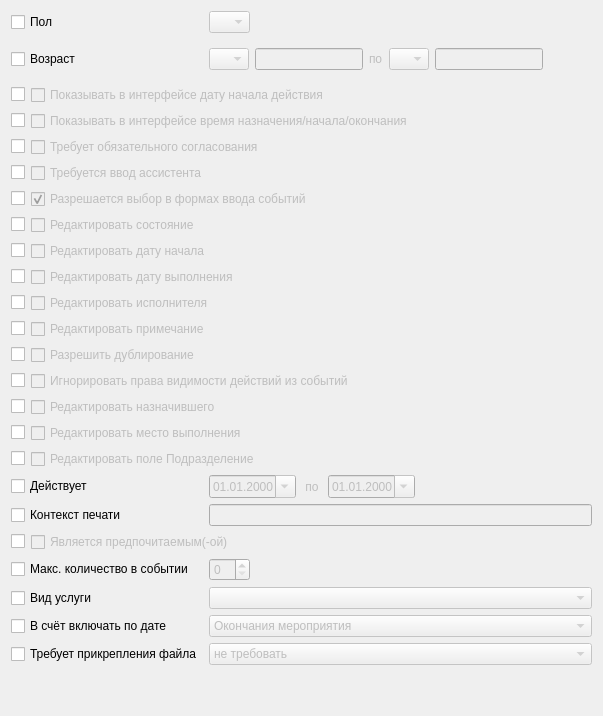
     <widget class="QWidget" name="tab">
      <attribute name="title">
       <string>Основная информация</string>
      </attribute>
      <layout class="QGridLayout" name="gridLayout_2">
       <item row="20" column="1" colspan="4">
        <widget class="QLineEdit" name="edtContext">
         <property name="enabled">
          <bool>false</bool>
         </property>
         <property name="maxLength">
          <number>64</number>
         </property>
        </widget>
       </item>
       <item row="4" column="0" colspan="5">
        <layout class="QHBoxLayout" name="horizontalLayout_8">
         <item>
          <widget class="QCheckBox" name="chkChkShowTime">
           <property name="sizePolicy">
            <sizepolicy hsizetype="Maximum" vsizetype="Fixed">
             <horstretch>0</horstretch>
             <verstretch>0</verstretch>
            </sizepolicy>
           </property>
           <property name="text">
            <string/>
           </property>
          </widget>
         </item>
         <item>
          <widget class="QCheckBox" name="chkShowTime">
           <property name="enabled">
            <bool>false</bool>
           </property>
           <property name="text">
            <string>Показывать в интерфейсе время назначения/начала/окончания</string>
           </property>
          </widget>
         </item>
        </layout>
       </item>
       <item row="2" column="1" colspan="4">
        <widget class="QFrame" name="horizontalFrame">
         <property name="enabled">
          <bool>false</bool>
         </property>
         <layout class="QHBoxLayout" name="horizontalLayout_4">
          <property name="leftMargin">
           <number>0</number>
          </property>
          <item>
           <widget class="QComboBox" name="cmbBegAgeUnit">
            <property name="sizePolicy">
             <sizepolicy hsizetype="Maximum" vsizetype="Fixed">
              <horstretch>0</horstretch>
              <verstretch>0</verstretch>
             </sizepolicy>
            </property>
            <item>
             <property name="text">
              <string/>
             </property>
            </item>
            <item>
             <property name="text">
              <string>Д</string>
             </property>
            </item>
            <item>
             <property name="text">
              <string>Н</string>
             </property>
            </item>
            <item>
             <property name="text">
              <string>М</string>
             </property>
            </item>
            <item>
             <property name="text">
              <string>Г</string>
             </property>
            </item>
           </widget>
          </item>
          <item>
           <widget class="QLineEdit" name="edtBegAgeCount">
            <property name="sizePolicy">
             <sizepolicy hsizetype="Maximum" vsizetype="Fixed">
              <horstretch>0</horstretch>
              <verstretch>0</verstretch>
             </sizepolicy>
            </property>
            <property name="inputMask">
             <string>000; </string>
            </property>
            <property name="maxLength">
             <number>3</number>
            </property>
           </widget>
          </item>
          <item>
           <widget class="QLabel" name="lblAgeSep">
            <property name="text">
             <string>по</string>
            </property>
           </widget>
          </item>
          <item>
           <widget class="QComboBox" name="cmbEndAgeUnit">
            <property name="sizePolicy">
             <sizepolicy hsizetype="Maximum" vsizetype="Fixed">
              <horstretch>0</horstretch>
              <verstretch>0</verstretch>
             </sizepolicy>
            </property>
            <item>
             <property name="text">
              <string/>
             </property>
            </item>
            <item>
             <property name="text">
              <string>Д</string>
             </property>
            </item>
            <item>
             <property name="text">
              <string>Н</string>
             </property>
            </item>
            <item>
             <property name="text">
              <string>М</string>
             </property>
            </item>
            <item>
             <property name="text">
              <string>Г</string>
             </property>
            </item>
           </widget>
          </item>
          <item>
           <widget class="QLineEdit" name="edtEndAgeCount">
            <property name="sizePolicy">
             <sizepolicy hsizetype="Maximum" vsizetype="Fixed">
              <horstretch>0</horstretch>
              <verstretch>0</verstretch>
             </sizepolicy>
            </property>
            <property name="inputMask">
             <string>000; </string>
            </property>
            <property name="maxLength">
             <number>3</number>
            </property>
           </widget>
          </item>
          <item>
           <spacer name="horizontalSpacer_4">
            <property name="orientation">
             <enum>Qt::Horizontal</enum>
            </property>
            <property name="sizeType">
             <enum>QSizePolicy::Expanding</enum>
            </property>
            <property name="sizeHint" stdset="0">
             <size>
              <width>40</width>
              <height>20</height>
             </size>
            </property>
           </spacer>
          </item>
         </layout>
        </widget>
       </item>
       <item row="25" column="0">
        <widget class="QCheckBox" name="chkNeedAttachFile">
         <property name="text">
          <string>Требует прикрепления файла</string>
         </property>
        </widget>
       </item>
       <item row="7" column="0" colspan="5">
        <layout class="QHBoxLayout" name="horizontalLayout_11">
         <item>
          <widget class="QCheckBox" name="chkChkShowInForm">
           <property name="sizePolicy">
            <sizepolicy hsizetype="Maximum" vsizetype="Fixed">
             <horstretch>0</horstretch>
             <verstretch>0</verstretch>
            </sizepolicy>
           </property>
           <property name="text">
            <string/>
           </property>
          </widget>
         </item>
         <item>
          <widget class="QCheckBox" name="chkShowInForm">
           <property name="enabled">
            <bool>false</bool>
           </property>
           <property name="text">
            <string>Разрешается выбор в формах ввода событий</string>
           </property>
           <property name="checkable">
            <bool>true</bool>
           </property>
           <property name="checked">
            <bool>true</bool>
           </property>
          </widget>
         </item>
        </layout>
       </item>
       <item row="22" column="1" colspan="3">
        <widget class="QSpinBox" name="edtMaxOccursInEvent">
         <property name="enabled">
          <bool>false</bool>
         </property>
         <property name="sizePolicy">
          <sizepolicy hsizetype="Maximum" vsizetype="Fixed">
           <horstretch>0</horstretch>
           <verstretch>0</verstretch>
          </sizepolicy>
         </property>
         <property name="toolTip">
          <string>0 - нет ограничения</string>
         </property>
         <property name="alignment">
          <set>Qt::AlignLeading|Qt::AlignLeft|Qt::AlignVCenter</set>
         </property>
        </widget>
       </item>
       <item row="2" column="0">
        <widget class="QCheckBox" name="chkAge">
         <property name="text">
          <string>Возраст</string>
         </property>
        </widget>
       </item>
       <item row="19" column="1" colspan="4">
        <layout class="QHBoxLayout" name="horizontalLayout_7">
         <item>
          <widget class="CDateEdit" name="edtBegDate">
           <property name="enabled">
            <bool>false</bool>
           </property>
           <property name="displayFormat">
            <string>dd.MM.yyyy</string>
           </property>
           <property name="calendarPopup">
            <bool>true</bool>
           </property>
          </widget>
         </item>
         <item>
          <widget class="QLabel" name="lblActionTypeValidTo">
           <property name="enabled">
            <bool>false</bool>
           </property>
           <property name="text">
            <string> по </string>
           </property>
          </widget>
         </item>
         <item>
          <widget class="CDateEdit" name="endEndDate">
           <property name="enabled">
            <bool>false</bool>
           </property>
           <property name="displayFormat">
            <string>dd.MM.yyyy</string>
           </property>
           <property name="calendarPopup">
            <bool>true</bool>
           </property>
          </widget>
         </item>
         <item>
          <spacer name="horizontalSpacer">
           <property name="orientation">
            <enum>Qt::Horizontal</enum>
           </property>
           <property name="sizeHint" stdset="0">
            <size>
             <width>40</width>
             <height>20</height>
            </size>
           </property>
          </spacer>
         </item>
        </layout>
       </item>
       <item row="0" column="0">
        <widget class="QCheckBox" name="chkSex">
         <property name="text">
          <string>Пол</string>
         </property>
        </widget>
       </item>
       <item row="24" column="0">
        <widget class="QCheckBox" name="chkExposeDateSelector">
         <property name="text">
          <string>В счёт включать по дате</string>
         </property>
        </widget>
       </item>
       <item row="20" column="0">
        <widget class="QCheckBox" name="chkContext">
         <property name="text">
          <string>Контекст печати</string>
         </property>
        </widget>
       </item>
       <item row="24" column="1" colspan="4">
        <widget class="QComboBox" name="cmbExposeDateSelector">
         <property name="enabled">
          <bool>false</bool>
         </property>
         <item>
          <property name="text">
           <string>Окончания мероприятия</string>
          </property>
         </item>
         <item>
          <property name="text">
           <string>Начала мероприятия</string>
          </property>
         </item>
         <item>
          <property name="text">
           <string>Назначения мероприятия</string>
          </property>
         </item>
         <item>
          <property name="text">
           <string>Взятитя биоматериала</string>
          </property>
         </item>
         <item>
          <property name="text">
           <string/>
          </property>
         </item>
        </widget>
       </item>
       <item row="19" column="0">
        <widget class="QCheckBox" name="chkActionTypeValidFrom">
         <property name="text">
          <string>Действует</string>
         </property>
        </widget>
       </item>
       <item row="3" column="0" colspan="5">
        <layout class="QHBoxLayout" name="horizontalLayout_13">
         <item>
          <widget class="QCheckBox" name="chkChkShowBegDate">
           <property name="sizePolicy">
            <sizepolicy hsizetype="Maximum" vsizetype="Fixed">
             <horstretch>0</horstretch>
             <verstretch>0</verstretch>
            </sizepolicy>
           </property>
           <property name="text">
            <string/>
           </property>
          </widget>
         </item>
         <item>
          <widget class="QCheckBox" name="chkShowBegDate">
           <property name="enabled">
            <bool>false</bool>
           </property>
           <property name="text">
            <string>Показывать в интерфейсе дату начала действия</string>
           </property>
          </widget>
         </item>
        </layout>
       </item>
       <item row="0" column="1" colspan="2">
        <widget class="QComboBox" name="cmbSex">
         <property name="enabled">
          <bool>false</bool>
         </property>
         <property name="sizePolicy">
          <sizepolicy hsizetype="Maximum" vsizetype="Fixed">
           <horstretch>0</horstretch>
           <verstretch>0</verstretch>
          </sizepolicy>
         </property>
         <item>
          <property name="text">
           <string/>
          </property>
         </item>
         <item>
          <property name="text">
           <string>М</string>
          </property>
         </item>
         <item>
          <property name="text">
           <string>Ж</string>
          </property>
         </item>
        </widget>
       </item>
       <item row="8" column="0" colspan="5">
        <layout class="QHBoxLayout" name="statusLayout">
         <item>
          <widget class="QCheckBox" name="chkChkEditStatus">
           <property name="sizePolicy">
            <sizepolicy hsizetype="Maximum" vsizetype="Fixed">
             <horstretch>0</horstretch>
             <verstretch>0</verstretch>
            </sizepolicy>
           </property>
           <property name="text">
            <string/>
           </property>
          </widget>
         </item>
         <item>
          <widget class="QCheckBox" name="chkEditStatus">
           <property name="enabled">
            <bool>false</bool>
           </property>
           <property name="text">
            <string>Редактировать состояние</string>
           </property>
          </widget>
         </item>
        </layout>
       </item>
       <item row="21" column="0" colspan="5">
        <layout class="QHBoxLayout" name="horizontalLayout_12">
         <item>
          <widget class="QCheckBox" name="chkPreferable">
           <property name="sizePolicy">
            <sizepolicy hsizetype="Maximum" vsizetype="Fixed">
             <horstretch>0</horstretch>
             <verstretch>0</verstretch>
            </sizepolicy>
           </property>
           <property name="text">
            <string/>
           </property>
          </widget>
         </item>
         <item>
          <widget class="QCheckBox" name="chkIsPreferable">
           <property name="enabled">
            <bool>false</bool>
           </property>
           <property name="text">
            <string>Является предпочитаемым(-ой)</string>
           </property>
          </widget>
         </item>
        </layout>
       </item>
       <item row="23" column="1" colspan="4">
        <widget class="CActionServiceTypeComboBox" name="cmbServiceType">
         <property name="enabled">
          <bool>false</bool>
         </property>
        </widget>
       </item>
       <item row="23" column="0">
        <widget class="QCheckBox" name="chkServiceType">
         <property name="text">
          <string>Вид услуги</string>
         </property>
        </widget>
       </item>
       <item row="6" column="0" colspan="5">
        <layout class="QHBoxLayout" name="horizontalLayout_10">
         <item>
          <widget class="QCheckBox" name="chkAssistant">
           <property name="sizePolicy">
            <sizepolicy hsizetype="Maximum" vsizetype="Fixed">
             <horstretch>0</horstretch>
             <verstretch>0</verstretch>
            </sizepolicy>
           </property>
           <property name="text">
            <string/>
           </property>
          </widget>
         </item>
         <item>
          <widget class="QCheckBox" name="chkHasAssistant">
           <property name="enabled">
            <bool>false</bool>
           </property>
           <property name="text">
            <string>Требуется ввод ассистента</string>
           </property>
          </widget>
         </item>
        </layout>
       </item>
       <item row="5" column="0" colspan="5">
        <layout class="QHBoxLayout" name="horizontalLayout_9">
         <item>
          <widget class="QCheckBox" name="chkChkRequiredCoordination">
           <property name="sizePolicy">
            <sizepolicy hsizetype="Maximum" vsizetype="Fixed">
             <horstretch>0</horstretch>
             <verstretch>0</verstretch>
            </sizepolicy>
           </property>
           <property name="text">
            <string/>
           </property>
          </widget>
         </item>
         <item>
          <widget class="QCheckBox" name="chkRequiredCoordination">
           <property name="enabled">
            <bool>false</bool>
           </property>
           <property name="text">
            <string>Требует обязательного согласования</string>
           </property>
          </widget>
         </item>
        </layout>
       </item>
       <item row="22" column="0">
        <widget class="QCheckBox" name="chkMaxOccursInEvent">
         <property name="text">
          <string>Макс. количество в событии</string>
         </property>
        </widget>
       </item>
       <item row="11" column="0" colspan="5">
        <layout class="QHBoxLayout" name="execPersLayout">
         <item>
          <widget class="QCheckBox" name="chkChkEditExecPers">
           <property name="sizePolicy">
            <sizepolicy hsizetype="Maximum" vsizetype="Fixed">
             <horstretch>0</horstretch>
             <verstretch>0</verstretch>
            </sizepolicy>
           </property>
           <property name="text">
            <string/>
           </property>
          </widget>
         </item>
         <item>
          <widget class="QCheckBox" name="chkEditExecPers">
           <property name="enabled">
            <bool>false</bool>
           </property>
           <property name="text">
            <string>Редактировать исполнителя</string>
           </property>
          </widget>
         </item>
        </layout>
       </item>
       <item row="13" column="0" colspan="5">
        <layout class="QHBoxLayout" name="duplicationLayout">
         <item>
          <widget class="QCheckBox" name="chkChkDuplication">
           <property name="sizePolicy">
            <sizepolicy hsizetype="Maximum" vsizetype="Fixed">
             <horstretch>0</horstretch>
             <verstretch>0</verstretch>
            </sizepolicy>
           </property>
           <property name="text">
            <string/>
           </property>
          </widget>
         </item>
         <item>
          <widget class="QCheckBox" name="chkDuplication">
           <property name="enabled">
            <bool>false</bool>
           </property>
           <property name="text">
            <string>Разрешить дублирование</string>
           </property>
          </widget>
         </item>
        </layout>
       </item>
       <item row="9" column="0" colspan="5">
        <layout class="QHBoxLayout" name="begDateLayout">
         <item>
          <widget class="QCheckBox" name="chkChkEditBegDate">
           <property name="sizePolicy">
            <sizepolicy hsizetype="Maximum" vsizetype="Fixed">
             <horstretch>0</horstretch>
             <verstretch>0</verstretch>
            </sizepolicy>
           </property>
           <property name="text">
            <string/>
           </property>
          </widget>
         </item>
         <item>
          <widget class="QCheckBox" name="chkEditBegDate">
           <property name="enabled">
            <bool>false</bool>
           </property>
           <property name="text">
            <string>Редактировать дату начала</string>
           </property>
          </widget>
         </item>
        </layout>
       </item>
       <item row="10" column="0" colspan="5">
        <layout class="QHBoxLayout" name="endDateLayout">
         <item>
          <widget class="QCheckBox" name="chkChkEditEndDate">
           <property name="sizePolicy">
            <sizepolicy hsizetype="Maximum" vsizetype="Fixed">
             <horstretch>0</horstretch>
             <verstretch>0</verstretch>
            </sizepolicy>
           </property>
           <property name="text">
            <string/>
           </property>
          </widget>
         </item>
         <item>
          <widget class="QCheckBox" name="chkEditEndDate">
           <property name="enabled">
            <bool>false</bool>
           </property>
           <property name="text">
            <string>Редактировать дату выполнения</string>
           </property>
          </widget>
         </item>
        </layout>
       </item>
       <item row="12" column="0" colspan="5">
        <layout class="QHBoxLayout" name="noteLayout">
         <item>
          <widget class="QCheckBox" name="chkChkEditNote">
           <property name="sizePolicy">
            <sizepolicy hsizetype="Maximum" vsizetype="Fixed">
             <horstretch>0</horstretch>
             <verstretch>0</verstretch>
            </sizepolicy>
           </property>
           <property name="text">
            <string/>
           </property>
          </widget>
         </item>
         <item>
          <widget class="QCheckBox" name="chkEditNote">
           <property name="enabled">
            <bool>false</bool>
           </property>
           <property name="text">
            <string>Редактировать примечание</string>
           </property>
          </widget>
         </item>
        </layout>
       </item>
       <item row="25" column="1" colspan="4">
        <widget class="QComboBox" name="cmbNeedAttachFile">
         <property name="enabled">
          <bool>false</bool>
         </property>
         <item>
          <property name="text">
           <string>не требовать</string>
          </property>
         </item>
         <item>
          <property name="text">
           <string>требовать по Исполнителю</string>
          </property>
         </item>
         <item>
          <property name="text">
           <string>требовать по Назначившему</string>
          </property>
         </item>
        </widget>
       </item>
       <item row="26" column="0" colspan="5">
        <spacer name="verticalSpacer_2">
         <property name="orientation">
          <enum>Qt::Vertical</enum>
         </property>
         <property name="sizeHint" stdset="0">
          <size>
           <width>20</width>
           <height>40</height>
          </size>
         </property>
        </spacer>
       </item>
       <item row="14" column="0" colspan="5">
        <layout class="QHBoxLayout" name="horizontalLayout">
         <item>
          <widget class="QCheckBox" name="chkChkIgnoreVisibleRights">
           <property name="sizePolicy">
            <sizepolicy hsizetype="Maximum" vsizetype="Fixed">
             <horstretch>0</horstretch>
             <verstretch>0</verstretch>
            </sizepolicy>
           </property>
           <property name="text">
            <string/>
           </property>
          </widget>
         </item>
         <item>
          <widget class="QCheckBox" name="chkIgnoreVisibleRights">
           <property name="enabled">
            <bool>false</bool>
           </property>
           <property name="text">
            <string>Игнорировать права видимости действий из событий</string>
           </property>
          </widget>
         </item>
        </layout>
       </item>
       <item row="15" column="0" colspan="5">
        <layout class="QHBoxLayout" name="horizontalLayout_2">
         <item>
          <widget class="QCheckBox" name="chkChkEditSetPerson">
           <property name="sizePolicy">
            <sizepolicy hsizetype="Maximum" vsizetype="Fixed">
             <horstretch>0</horstretch>
             <verstretch>0</verstretch>
            </sizepolicy>
           </property>
           <property name="text">
            <string/>
           </property>
          </widget>
         </item>
         <item>
          <widget class="QCheckBox" name="chkEditSetPerson">
           <property name="enabled">
            <bool>false</bool>
           </property>
           <property name="text">
            <string>Редактировать назначившего</string>
           </property>
          </widget>
         </item>
        </layout>
       </item>
       <item row="17" column="0" colspan="5">
        <layout class="QHBoxLayout" name="horizontalLayout_5">
         <item>
          <widget class="QCheckBox" name="chkChkEditOrgStructure">
           <property name="sizePolicy">
            <sizepolicy hsizetype="Maximum" vsizetype="Fixed">
             <horstretch>0</horstretch>
             <verstretch>0</verstretch>
            </sizepolicy>
           </property>
           <property name="text">
            <string/>
           </property>
          </widget>
         </item>
         <item>
          <widget class="QCheckBox" name="chkEditOrgStructure">
           <property name="enabled">
            <bool>false</bool>
           </property>
           <property name="text">
            <string>Редактировать поле Подразделение</string>
           </property>
          </widget>
         </item>
        </layout>
       </item>
       <item row="16" column="0" colspan="5">
        <layout class="QHBoxLayout" name="horizontalLayout_3">
         <item>
          <widget class="QCheckBox" name="chkChkEditOrg">
           <property name="sizePolicy">
            <sizepolicy hsizetype="Maximum" vsizetype="Fixed">
             <horstretch>0</horstretch>
             <verstretch>0</verstretch>
            </sizepolicy>
           </property>
           <property name="text">
            <string/>
           </property>
          </widget>
         </item>
         <item>
          <widget class="QCheckBox" name="chkEditOrg">
           <property name="enabled">
            <bool>false</bool>
           </property>
           <property name="text">
            <string>Редактировать место выполнения</string>
           </property>
          </widget>
         </item>
        </layout>
       </item>
      </layout>
     </widget>
